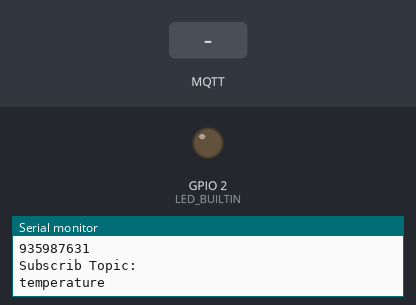
A sketch run on a simulated ESP8266 (NodeMCU). Parts: output pins drawn as LEDs (lit = HIGH, except the on-board LED, lit = LOW), the last lines printed to the serial monitor. Inputs (shaded band) come from the test bench. WiFi joins after 1.5 s; servers stay silent unless stated; no MQTT or app messages arrive unless stated.

Above: at 3.2 s.
3.3 s: MQTT message "1" arrives on the first subscribed topic
At 4.0 s:
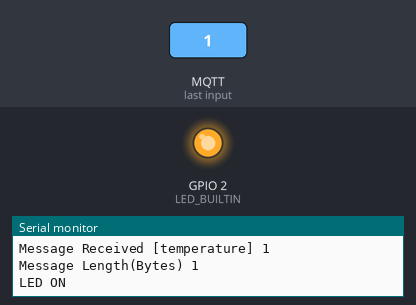
4.8 s: MQTT message "0" arrives on the first subscribed topic
At 5.1 s:
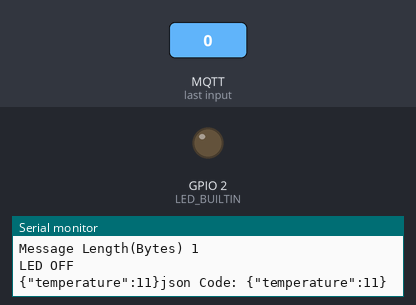
Timing chart, 0 to 7.8 s (numbered marks = the images above; inputs shaded):
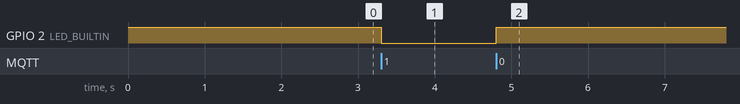

The sketch:

OneNetDemo.ino
```cpp
/**
 * author: topthemaster
 * time: 2021.1.6
 *
 */
#include <ESP8266WiFi.h>
#include <PubSubClient.h>
#include <Ticker.h>
#include <ArduinoJson.h>
#define PRODUCT_ID    "512027" //产品名
#define API_KEY    "z7Y54y4QQr3fkA=bV4Ajv3yS1qM="//产品密钥
#define DEVICE_ID "935987631"//设备名
#define TOPIC     "yyf123"//订阅主题

int n=10;
WiFiClient wifiClient;
PubSubClient mqttClient(wifiClient);
const char* ssid = "Mi 10";
const char* password = "582975413";
const char* mqttServer = "183.230.40.39";//onenet地址
const uint16_t mqttPort = 6002;//mqtt接口端口
Ticker ticker;
int count;
char msgJson[75];
char msg_buf[200];
void setup() {
  pinMode(LED_BUILTIN, OUTPUT);     // 设置板上LED引脚为输出模式
  digitalWrite(LED_BUILTIN, HIGH);  // 启动后关闭板上LED
  Serial.begin(9600);
  WiFi.mode(WIFI_STA);
  connectWifi();
  mqttClient.setServer(mqttServer,mqttPort);
  // 设置MQTT订阅回调函数
  mqttClient.setCallback(receiveCallback);
  connectMQTTServer();
  ticker.attach(1, tickerCount);
}

void loop() {

  if (mqttClient.connected()) { // 如果开发板成功连接服务器
    // 每隔3秒钟发布一次信息
    // 保持心跳
    if (count >= 3){
      pubMQTTmsg();
      count = 0;
    }
    mqttClient.loop();
  } else {                  // 如果开发板未能成功连接服务器
    connectMQTTServer();    // 则尝试连接服务器
  }
}
void tickerCount(){
  count++;
}
void connectMQTTServer(){
  String clientId = DEVICE_ID;
  String productId=PRODUCT_ID;
  String apiKey=API_KEY;
  // 连接MQTT服务器
  if (mqttClient.connect(clientId.c_str(),productId.c_str(),apiKey.c_str())) {
    Serial.println("MQTT Server Connected.");
    Serial.println("Server Address: ");
    Serial.println(mqttServer);
    Serial.println("ClientId:");
    Serial.println(clientId);
    subscribeTopic(); // 订阅指定主题
  } else {
    Serial.print("MQTT Server Connect Failed. Client State:");
    Serial.println(mqttClient.state());
    delay(3000);
  }
}
// 订阅指定主题
void subscribeTopic(){

  // 建立订阅主题。主题名称以Taichi-Maker-Sub为前缀，后面添加设备的MAC地址。
  // 这么做是为确保不同设备使用同一个MQTT服务器测试消息订阅时，所订阅的主题名称不同
  String topicString = "temperature";
  char subTopic[topicString.length() + 1];
  strcpy(subTopic, topicString.c_str());

  // 通过串口监视器输出是否成功订阅主题以及订阅的主题名称
  if(mqttClient.subscribe(subTopic)){
    Serial.println("Subscrib Topic:");
    Serial.println(subTopic);
  } else {
    Serial.print("Subscribe Fail...");
  }
}
 void receiveCallback(char* topic, byte* payload, unsigned int length) {
  Serial.print("Message Received [");
  Serial.print(topic);
  Serial.print("] ");
  for (int i = 0; i < length; i++) {
    Serial.print((char)payload[i]);
  }
  Serial.println("");
  Serial.print("Message Length(Bytes) ");
  Serial.println(length);
 //测试下发数据
  if ((char)payload[0] == '1') {     // 如果收到的信息以“1”为开始
    digitalWrite(BUILTIN_LED, LOW);  // 则点亮LED。
    Serial.println("LED ON");
  } else if((char)payload[0] == '0'){
    digitalWrite(BUILTIN_LED, HIGH); // 否则熄灭LED。
    Serial.println("LED OFF");
  }
}
void pubMQTTmsg(){
  //onenet数据点上传系统主题
  String topicString = "$dp";
  char publishTopic[topicString.length() + 1];
  strcpy(publishTopic, topicString.c_str());
  //json数据转换为数组
  DynamicJsonDocument doc(16);
n++;
  doc["temperature"] = n;

  serializeJson(doc, Serial);
  // 建立发布信息。温度
  String jsonCode;
  serializeJson(doc, jsonCode);
  Serial.print("json Code: ");Serial.println(jsonCode);
  String messageString = jsonCode;
  char publishMsg[messageString.length() + 1];
  strcpy(publishMsg, messageString.c_str());
  int json_len=strlen(publishMsg);
  memset(msg_buf,0,200);
  msg_buf[0]=char(0x03);
  msg_buf[1]=char(json_len>>8);
  msg_buf[2]=char(json_len &0xff);
  memcpy(msg_buf+3,publishMsg,json_len);
  // 实现ESP8266向主题发布信息
  if(mqttClient.publish(publishTopic, (uint8_t*)msg_buf,3+json_len)){
    Serial.println("Publish Topic:");Serial.println(publishTopic);
    String msg_bufTotal;
    for(int i=0;i<sizeof(msg_buf)/sizeof(msg_buf[0]);i++)
    {
      msg_bufTotal+=msg_buf[i];
    }
    Serial.println("Publish message:");Serial.println(msg_bufTotal);
  } else {
    Serial.println("Message Publish Failed.");
  }
}

void connectWifi(){

  WiFi.begin(ssid, password);

  //等待WiFi连接,成功连接后输出成功信息
  while (WiFi.status() != WL_CONNECTED) {
    delay(1000);
    Serial.print(".");
  }
  Serial.println("");
  Serial.println("WiFi Connected!");
  Serial.println("");
}
```

Measured:
- after the input at 3.3 s, GPIO 2 (LED_BUILTIN): HIGH → LOW at once
- after the input at 4.8 s, GPIO 2 (LED_BUILTIN): LOW → HIGH at once
